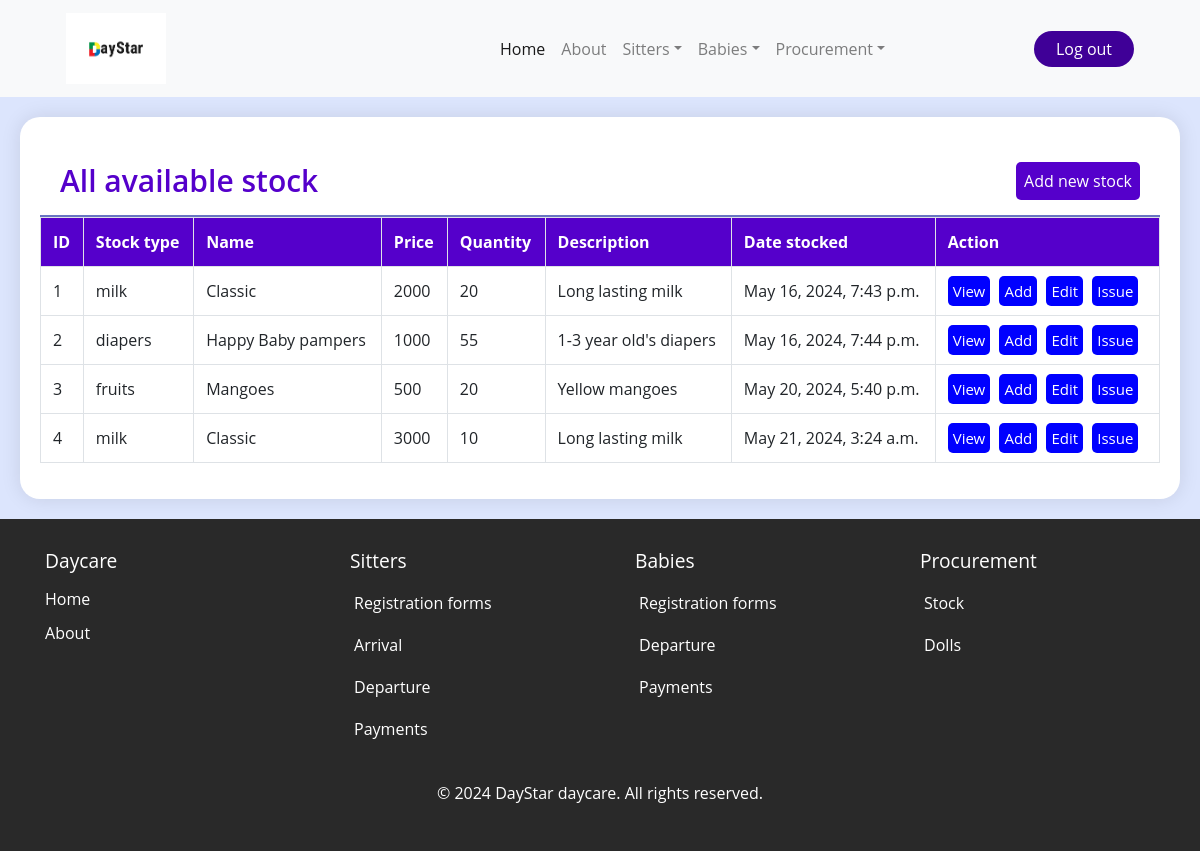
Page /stock_list/ (signed in) on the committed database.
### daystarApp/models.py (models this page shows, shortened)
class Stock(models.Model):
    stock_id = models.AutoField(primary_key=True)
    stock_type = models.CharField(choices=[('milk', 'Milk'),('diapers', 'Diapers'),('fruits', 'Fruits'),('wipes','Wipes'),('other','Other')], max_length=200)
    stock_name = models.CharField(max_length=200)
    stock_price = models.IntegerField(default=0)
    stock_quantity = models.IntegerField(default=0)
    stock_description = models.TextField( max_length=30, blank=True, null=True)
    date_stocked = models.DateTimeField(default=timezone.now)

### daystarApp/views.py (the view)
# urls.py: path('stock_list/', views.stock_list, name='stock_list'),
@login_required
def stock_list(request):
    stock_list = Stock.objects.all()
    return render(request, 'daystarApp/stock_list.html', {'stock_list': stock_list})

### daystarApp/templates/daystarApp/stock_list.html (shortened to what this page needs)
{% extends 'daystarApp/base.html' %}
{% load static %}
{% block content %}
<div class="table-container">
    <div class="report-header">
        <h1 class="recent-Articles">All available stock</h1>
        <div>
            <a href="{% url 'add_stock' %}" class="btn-primary">Add new stock</a>
        </div>
    </div>
    <div class="table-responsive">
        <table class="table table-bordered table-hover">
            <thead>
                <tr>
                    <th scope="col">ID</th>
                    <th scope="col">Stock type</th>
                    <th scope="col">Name</th>
                    <th scope="col">Price</th>
                    <th scope="col">Quantity</th>
                    <th scope="col">Description</th>
                    <th scope="col">Date stocked</th>
                    <th scope="col">Action</th>
                </tr>
            </thead>
            <tbody>
                {% for stock in stock_list %}
                <tr style="background-color: white;">
                    <td>{{ stock.stock_id }}</td>
                    <td>{{ stock.stock_type }}</td>
                    <td>{{ stock.stock_name }}</td>
                    <td>{{ stock.stock_price }}</td>
                    <td>{{ stock.stock_quantity }}</td>
                    <td>{{ stock.stock_description }}</td>
                    <td>{{ stock.date_stocked }}</td>
                    <td>
                        <a href="{% url 'stock_view' id=stock.stock_id %}" class="view">View</a>
                        <a href="{% url 'add_one_stock' id=stock.stock_id %}" class="view">Add</a>
                        <a href="{% url 'stock_edit' id=stock.stock_id %}" class="view">Edit</a>
                        <a href="{% url 'stock_issue' id=stock.stock_id %}" class="view">Issue </a>
                    </td>
                </tr>
                {% endfor %}
            </tbody>
        </table>
    </div>
</div>
{% endblock %}

### static/css/home.css (style rules this page uses)
* { margin: 0; padding: 0; box-sizing: border-box; font-family: "Open Sans", Helvetica, Arial, sans-serif; }
:root { --background-color1: #fafaff; --background-color2: #ffffff; --background-color3: #ededed; --background-color4: #cad7fda4; --primary-color: #4b49ac; --secondary-color: #0c007d; --Border-color: #3f0097; --one-use-color: #3f0097; --two-use-color: #5500cb; }
body { background-color: var(--background-color4); max-width: 100%; overflow-x: hidden; }
.report-header { height: 80px; width: 100%; display: flex; align-items: center; justify-content: space-between; padding: 20px 20px 10px 20px; border-bottom: 2px solid rgba(0, 20, 151, 0.59); }
.recent-Articles { font-size: 30px; font-weight: 600; color: #5500cb; }
.view { height: 35px; width: 90px; border-radius: 8px; background-color: #5500cb; color: white; font-size: 15px; border: none; cursor: pointer; }

### daystarApp/templates/daystarApp/stock_list.html (style rules this page uses)
.table-container { box-shadow: 0 0 20px rgba(0, 0, 0, 0.1); overflow-x: auto; max-width: 100%; margin: 20px; padding: 20px; background-color: white; border-radius: 20px; }
.table-responsive { overflow-x: auto; }
.report-header { display: flex; justify-content: space-between; align-items: center; margin-bottom: 0px; }
.report-header h1 { color: #5500cb; margin: 0; }
.btn-primary, .view { padding: 8px; background-color: #5500cb; color: white; border: none; border-radius: 5px; cursor: pointer; text-decoration: none; }
.table thead { background-color: #5500cb; color: white; }
.table thead th { border-bottom: none; }
.view { color: white; background-color: blue; border: none; border-radius: 5px; cursor: pointer; text-decoration: none; padding: 5px; margin-right: 5px; }

### rows in the picture
Stock: stock_id "1", stock_type "milk", stock_name "Classic", stock_price "2000", stock_quantity "20", stock_description "Long lasting milk", date_stocked "May 16, 2024, 7:43 p.m."
Stock: stock_id "2", stock_type "diapers", stock_name "Happy Baby pampers", stock_price "1000", stock_quantity "55", stock_description "1-3 year old's diapers", date_stocked "May 16, 2024, 7:44 p.m."
Stock: stock_id "3", stock_type "fruits", stock_name "Mangoes", stock_price "500", stock_quantity "20", stock_description "Yellow mangoes", date_stocked "May 20, 2024, 5:40 p.m."
Stock: stock_id "4", stock_type "milk", stock_name "Classic", stock_price "3000", stock_quantity "10", stock_description "Long lasting milk", date_stocked "May 21, 2024, 3:24 a.m."
